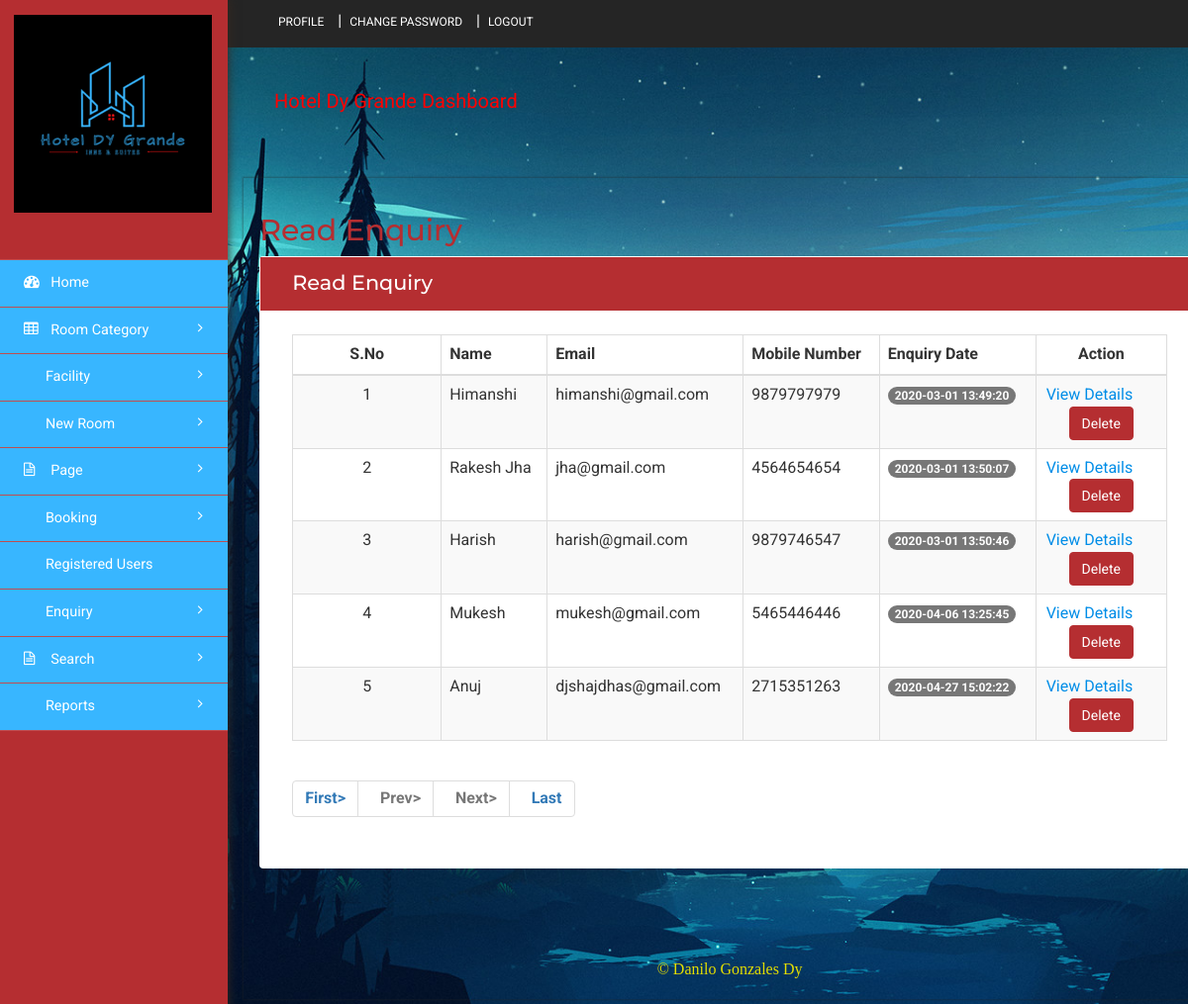
The page /admin/read-enquiry.php (signed in) on the database its author committed.
### tables this page shows
CREATE TABLE `tblcontact` (
  `ID` int(10) NOT NULL,
  `Name` varchar(200) DEFAULT NULL,
  `MobileNumber` bigint(10) DEFAULT NULL,
  `Email` varchar(200) DEFAULT NULL,
  `Message` mediumtext DEFAULT NULL,
  `EnquiryDate` timestamp NULL DEFAULT current_timestamp(),
  `IsRead` int(5) DEFAULT NULL
);

### admin/read-enquiry.php (the view, shortened to what this page needs)
<?php
include('includes/dbconnection.php');
if (strlen($_SESSION['hbmsaid']==0)) {
  header('location:logout.php');
  } else{
?>
<!DOCTYPE HTML>
<html>
<head>
<link href="css/bootstrap.min.css" rel='stylesheet' type='text/css' />
<link href="css/style.css" rel='stylesheet' type='text/css' />
<link href="css/font-awesome.css" rel="stylesheet">
<link rel="stylesheet" href="css/icon-font.min.css" type='text/css' />
</head>
<body>
   <div class="page-container">
	<div class="left-content">
	   <div class="inner-content">
			<?php include_once('includes/header.php');?>
			<div class="content">
<div class="women_main">
	<div class="grids">
					<div class="progressbar-heading grids-heading">
						<h2>Read Enquiry</h2>
					</div>
					<div class="panel panel-widget forms-panel">
						<div class="forms">
							<div class="form-grids widget-shadow" data-example-id="basic-forms">
								<div class="form-title">
									<h4>Read Enquiry</h4>
								</div>
								<div class="form-body">
									     <table class="table table-bordered table-striped table-vcenter js-dataTable-full-pagination">
                                <thead>
                                    <tr>
                                        <th class="text-center">S.No</th>
                                        <th>Name</th>
                                        <th class="d-none d-sm-table-cell">Email</th>
                                        <th class="d-none d-sm-table-cell">Mobile Number</th>
                                        <th class="d-none d-sm-table-cell">Enquiry Date</th>
                                        <th class="text-center" style="width: 15%;">Action</th>
                                       </tr>
                                </thead>
                                <tbody>
                                    <?php
                                    if (isset($_GET['pageno'])) {
            $pageno = $_GET['pageno'];
        } else {
            $pageno = 1;
        }
        $no_of_records_per_page = 10;
        $offset = ($pageno-1) * $no_of_records_per_page;
       $ret = "SELECT ID FROM tblcontact";
$query1 = $dbh -> prepare($ret);
$query1->execute();
$total_rows=$query1->rowCount();
$total_pages = ceil($total_rows / $no_of_records_per_page);
$sql="SELECT * from tblcontact where IsRead='1' LIMIT $offset, $no_of_records_per_page";
$query = $dbh -> prepare($sql);
$query->execute();
$results=$query->fetchAll(PDO::FETCH_OBJ);
$cnt=1;
if($query->rowCount() > 0)
{
foreach($results as $row)
{               ?>
                                    <tr>
                                        <td class="text-center"><?php echo htmlentities($cnt);?></td>
                                        <td class="font-w600"><?php  echo htmlentities($row->Name);?></td>
                                        <td class="d-none d-sm-table-cell"><?php  echo htmlentities($row->Email);?></td>
                                        <td class="d-none d-sm-table-cell"><?php  echo htmlentities($row->MobileNumber);?></td>
                                        <td class="d-none d-sm-table-cell">
                                            <span class="badge badge-primary"><?php  echo htmlentities($row->EnquiryDate);?></span>
                                        </td>
                                        <td class="text-center">
										<a href="view-enquiry.php?viewid=<?php echo htmlentities ($row->ID);?>">View Details</a>
										 <a href='read-enquiry.php?deleteid=<?php  echo htmlentities($row->ID);?>'>
    										<button type="submit" class="btn btn-danger" name="delete" onclick="return confirm('Delete this Enquiry?')">Delete</button>
										</td>
                                    </tr>
                                    <?php $cnt=$cnt+1;}} ?>
                                </tbody>
                            </table>
                            <div align="left">
    <ul class="pagination" >
        <li><a href="?pageno=1"><strong>First></strong></a></li>
        <li class="<?php if($pageno <= 1){ echo 'disabled'; } ?>">
            <a href="<?php if($pageno <= 1){ echo '#'; } else { echo "?pageno=".($pageno - 1); } ?>"><strong style="padding-left: 10px">Prev></strong></a>
        </li>
        <li class="<?php if($pageno >= $total_pages){ echo 'disabled'; } ?>">
            <a href="<?php if($pageno >= $total_pages){ echo '#'; } else { echo "?pageno=".($pageno + 1); } ?>"><strong style="padding-left: 10px">Next></strong></a>
        </li>
        <li><a href="?pageno=<?php echo $total_pages; ?>"><strong style="padding-left: 10px">Last</strong></a></li>
    </ul>
</div>
								</div>
							</div>
						</div>
					</div>
				</div>
<?php include_once('includes/footer.php');?>
</div>
</div>
		</div>
</div>
			<?php include_once('includes/sidebar.php');?>
							</div>
</body>
</html><?php }  ?>

### rows shown on the page
tblcontact: Name "Himanshi", Email "himanshi@gmail.com", MobileNumber "9879797979", EnquiryDate "2020-03-01 13:49:20"
tblcontact: Name "Rakesh Jha", Email "jha@gmail.com", MobileNumber "4564654654", EnquiryDate "2020-03-01 13:50:07"
tblcontact: Name "Harish", Email "harish@gmail.com", MobileNumber "9879746547", EnquiryDate "2020-03-01 13:50:46"
tblcontact: Name "Mukesh", Email "mukesh@gmail.com", MobileNumber "5465446446", EnquiryDate "2020-04-06 13:25:45"
tblcontact: Name "Anuj", Email "djshajdhas@gmail.com", MobileNumber "2715351263", EnquiryDate "2020-04-27 15:02:22"
